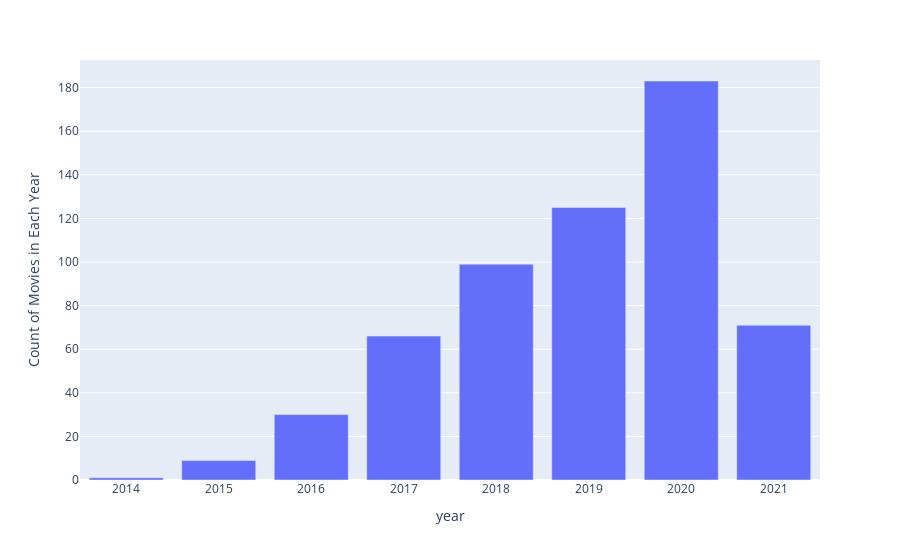

Notebook code cell kept with this figure:
### Code cell
Year = df['year'].value_counts()

fig = px.bar(Year, x= Year.index, y=Year.values, labels={'y':'Count of Movies in Each Year', 'index':'Year'})
fig.update_layout(xaxis={'categoryorder':'total descending'})
fig.show()

### Figure 1 — Plotly figure (JSON) as saved in the notebook; plotly's stock layout.template omitted (floating-point values rounded to 4 significant figures)
{"data": [{"alignmentgroup": "True", "hovertemplate": "year=%{x}<br>Count of Movies in Each Year=%{y}<extra></extra>", "legendgroup": "", "marker": {"color": "#636efa", "pattern": {"shape": ""}}, "name": "", "offsetgroup": "", "orientation": "v", "showlegend": false, "textposition": "auto", "type": "bar", "x": [2020, 2019, 2018, 2021, 2017, 2016, 2015, 2014], "xaxis": "x", "y": [183, 125, 99, 71, 66, 30, 9, 1], "yaxis": "y"}], "layout": {"barmode": "relative", "legend": {"tracegroupgap": 0}, "margin": {"t": 60}, "xaxis": {"anchor": "y", "categoryorder": "total descending", "domain": [0, 1], "title": {"text": "year"}}, "yaxis": {"anchor": "x", "domain": [0, 1], "title": {"text": "Count of Movies in Each Year"}}}}
